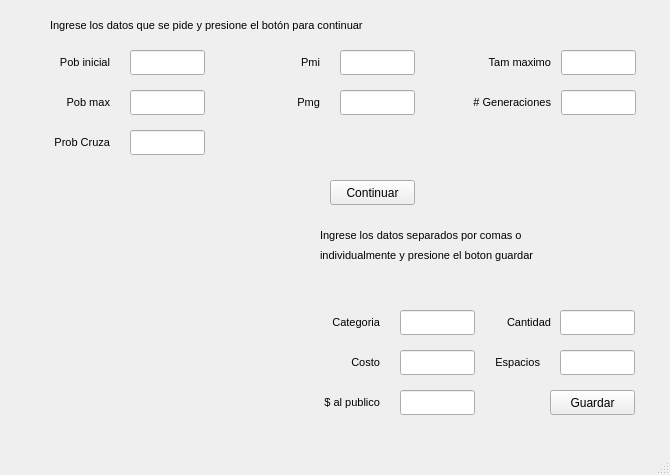
<?xml version="1.0" encoding="UTF-8"?>
<ui version="4.0">
 <class>MainWindow</class>
 <widget class="QMainWindow" name="MainWindow">
  <property name="geometry">
   <rect>
    <x>0</x>
    <y>0</y>
    <width>670</width>
    <height>475</height>
   </rect>
  </property>
  <property name="windowTitle">
   <string>Genético</string>
  </property>
  <property name="autoFillBackground">
   <bool>true</bool>
  </property>
  <widget class="QWidget" name="centralwidget">
   <widget class="QLabel" name="label">
    <property name="geometry">
     <rect>
      <x>-10</x>
      <y>50</y>
      <width>120</width>
      <height>25</height>
     </rect>
    </property>
    <property name="font">
     <font>
      <pointsize>8</pointsize>
     </font>
    </property>
    <property name="layoutDirection">
     <enum>Qt::LeftToRight</enum>
    </property>
    <property name="text">
     <string>Pob inicial</string>
    </property>
    <property name="alignment">
     <set>Qt::AlignRight|Qt::AlignTrailing|Qt::AlignVCenter</set>
    </property>
   </widget>
   <widget class="QLineEdit" name="poblacion_i">
    <property name="geometry">
     <rect>
      <x>130</x>
      <y>50</y>
      <width>75</width>
      <height>25</height>
     </rect>
    </property>
    <property name="font">
     <font>
      <pointsize>9</pointsize>
     </font>
    </property>
   </widget>
   <widget class="QLabel" name="label_2">
    <property name="geometry">
     <rect>
      <x>-10</x>
      <y>90</y>
      <width>120</width>
      <height>25</height>
     </rect>
    </property>
    <property name="font">
     <font>
      <pointsize>8</pointsize>
     </font>
    </property>
    <property name="layoutDirection">
     <enum>Qt::LeftToRight</enum>
    </property>
    <property name="text">
     <string>Pob max</string>
    </property>
    <property name="alignment">
     <set>Qt::AlignRight|Qt::AlignTrailing|Qt::AlignVCenter</set>
    </property>
   </widget>
   <widget class="QLineEdit" name="poblacion_m">
    <property name="geometry">
     <rect>
      <x>130</x>
      <y>90</y>
      <width>75</width>
      <height>25</height>
     </rect>
    </property>
    <property name="font">
     <font>
      <pointsize>9</pointsize>
     </font>
    </property>
   </widget>
   <widget class="QLabel" name="label_3">
    <property name="geometry">
     <rect>
      <x>-10</x>
      <y>130</y>
      <width>120</width>
      <height>25</height>
     </rect>
    </property>
    <property name="font">
     <font>
      <pointsize>8</pointsize>
     </font>
    </property>
    <property name="layoutDirection">
     <enum>Qt::LeftToRight</enum>
    </property>
    <property name="text">
     <string>Prob Cruza</string>
    </property>
    <property name="alignment">
     <set>Qt::AlignRight|Qt::AlignTrailing|Qt::AlignVCenter</set>
    </property>
   </widget>
   <widget class="QLineEdit" name="pcruza">
    <property name="geometry">
     <rect>
      <x>130</x>
      <y>130</y>
      <width>75</width>
      <height>25</height>
     </rect>
    </property>
    <property name="font">
     <font>
      <pointsize>9</pointsize>
     </font>
    </property>
   </widget>
   <widget class="QLineEdit" name="pmi">
    <property name="geometry">
     <rect>
      <x>340</x>
      <y>50</y>
      <width>75</width>
      <height>25</height>
     </rect>
    </property>
   </widget>
   <widget class="QLabel" name="label_5">
    <property name="geometry">
     <rect>
      <x>250</x>
      <y>50</y>
      <width>70</width>
      <height>25</height>
     </rect>
    </property>
    <property name="font">
     <font>
      <pointsize>8</pointsize>
     </font>
    </property>
    <property name="text">
     <string>Pmi</string>
    </property>
    <property name="alignment">
     <set>Qt::AlignRight|Qt::AlignTrailing|Qt::AlignVCenter</set>
    </property>
   </widget>
   <widget class="QLabel" name="label_6">
    <property name="geometry">
     <rect>
      <x>250</x>
      <y>90</y>
      <width>70</width>
      <height>25</height>
     </rect>
    </property>
    <property name="font">
     <font>
      <pointsize>8</pointsize>
     </font>
    </property>
    <property name="text">
     <string>Pmg</string>
    </property>
    <property name="alignment">
     <set>Qt::AlignRight|Qt::AlignTrailing|Qt::AlignVCenter</set>
    </property>
   </widget>
   <widget class="QLineEdit" name="pmg">
    <property name="geometry">
     <rect>
      <x>340</x>
      <y>90</y>
      <width>75</width>
      <height>25</height>
     </rect>
    </property>
   </widget>
   <widget class="QLabel" name="label_4">
    <property name="geometry">
     <rect>
      <x>50</x>
      <y>10</y>
      <width>591</width>
      <height>31</height>
     </rect>
    </property>
    <property name="maximumSize">
     <size>
      <width>16777215</width>
      <height>16777215</height>
     </size>
    </property>
    <property name="sizeIncrement">
     <size>
      <width>2</width>
      <height>0</height>
     </size>
    </property>
    <property name="font">
     <font>
      <pointsize>8</pointsize>
     </font>
    </property>
    <property name="text">
     <string>Ingrese los datos que se pide y presione el botón para continuar </string>
    </property>
   </widget>
   <widget class="QPushButton" name="btn_ok">
    <property name="geometry">
     <rect>
      <x>330</x>
      <y>180</y>
      <width>85</width>
      <height>25</height>
     </rect>
    </property>
    <property name="text">
     <string>Continuar</string>
    </property>
   </widget>
   <widget class="QLabel" name="estado">
    <property name="geometry">
     <rect>
      <x>20</x>
      <y>250</y>
      <width>921</width>
      <height>21</height>
     </rect>
    </property>
    <property name="font">
     <font>
      <pointsize>9</pointsize>
     </font>
    </property>
    <property name="text">
     <string/>
    </property>
   </widget>
   <widget class="QLabel" name="estado2">
    <property name="geometry">
     <rect>
      <x>30</x>
      <y>390</y>
      <width>651</width>
      <height>25</height>
     </rect>
    </property>
    <property name="text">
     <string/>
    </property>
   </widget>
   <widget class="QLabel" name="label_12">
    <property name="geometry">
     <rect>
      <x>430</x>
      <y>90</y>
      <width>121</width>
      <height>25</height>
     </rect>
    </property>
    <property name="font">
     <font>
      <pointsize>8</pointsize>
     </font>
    </property>
    <property name="text">
     <string># Generaciones</string>
    </property>
    <property name="alignment">
     <set>Qt::AlignRight|Qt::AlignTrailing|Qt::AlignVCenter</set>
    </property>
   </widget>
   <widget class="QLineEdit" name="generaciones">
    <property name="geometry">
     <rect>
      <x>561</x>
      <y>90</y>
      <width>75</width>
      <height>25</height>
     </rect>
    </property>
    <property name="text">
     <string/>
    </property>
   </widget>
   <widget class="QLabel" name="label_13">
    <property name="geometry">
     <rect>
      <x>320</x>
      <y>220</y>
      <width>591</width>
      <height>31</height>
     </rect>
    </property>
    <property name="maximumSize">
     <size>
      <width>16777215</width>
      <height>16777215</height>
     </size>
    </property>
    <property name="sizeIncrement">
     <size>
      <width>2</width>
      <height>0</height>
     </size>
    </property>
    <property name="font">
     <font>
      <pointsize>8</pointsize>
     </font>
    </property>
    <property name="text">
     <string>Ingrese los datos separados por comas o </string>
    </property>
   </widget>
   <widget class="QLineEdit" name="tipo_caja">
    <property name="geometry">
     <rect>
      <x>400</x>
      <y>310</y>
      <width>75</width>
      <height>25</height>
     </rect>
    </property>
    <property name="font">
     <font>
      <pointsize>9</pointsize>
     </font>
    </property>
   </widget>
   <widget class="QLabel" name="label_14">
    <property name="geometry">
     <rect>
      <x>260</x>
      <y>310</y>
      <width>120</width>
      <height>25</height>
     </rect>
    </property>
    <property name="font">
     <font>
      <pointsize>8</pointsize>
     </font>
    </property>
    <property name="layoutDirection">
     <enum>Qt::LeftToRight</enum>
    </property>
    <property name="text">
     <string>Categoria</string>
    </property>
    <property name="alignment">
     <set>Qt::AlignRight|Qt::AlignTrailing|Qt::AlignVCenter</set>
    </property>
   </widget>
   <widget class="QLabel" name="label_15">
    <property name="geometry">
     <rect>
      <x>260</x>
      <y>350</y>
      <width>120</width>
      <height>25</height>
     </rect>
    </property>
    <property name="font">
     <font>
      <pointsize>8</pointsize>
     </font>
    </property>
    <property name="layoutDirection">
     <enum>Qt::LeftToRight</enum>
    </property>
    <property name="text">
     <string>Costo</string>
    </property>
    <property name="alignment">
     <set>Qt::AlignRight|Qt::AlignTrailing|Qt::AlignVCenter</set>
    </property>
   </widget>
   <widget class="QLineEdit" name="costo">
    <property name="geometry">
     <rect>
      <x>400</x>
      <y>350</y>
      <width>75</width>
      <height>25</height>
     </rect>
    </property>
    <property name="font">
     <font>
      <pointsize>9</pointsize>
     </font>
    </property>
    <property name="text">
     <string/>
    </property>
   </widget>
   <widget class="QLabel" name="label_16">
    <property name="geometry">
     <rect>
      <x>260</x>
      <y>390</y>
      <width>120</width>
      <height>25</height>
     </rect>
    </property>
    <property name="font">
     <font>
      <pointsize>8</pointsize>
     </font>
    </property>
    <property name="layoutDirection">
     <enum>Qt::LeftToRight</enum>
    </property>
    <property name="text">
     <string>$ al publico</string>
    </property>
    <property name="alignment">
     <set>Qt::AlignRight|Qt::AlignTrailing|Qt::AlignVCenter</set>
    </property>
   </widget>
   <widget class="QLineEdit" name="precio_publico">
    <property name="geometry">
     <rect>
      <x>400</x>
      <y>390</y>
      <width>75</width>
      <height>25</height>
     </rect>
    </property>
    <property name="font">
     <font>
      <pointsize>9</pointsize>
     </font>
    </property>
    <property name="text">
     <string/>
    </property>
   </widget>
   <widget class="QLabel" name="label_17">
    <property name="geometry">
     <rect>
      <x>420</x>
      <y>350</y>
      <width>120</width>
      <height>25</height>
     </rect>
    </property>
    <property name="font">
     <font>
      <pointsize>8</pointsize>
     </font>
    </property>
    <property name="layoutDirection">
     <enum>Qt::LeftToRight</enum>
    </property>
    <property name="text">
     <string>Espacios</string>
    </property>
    <property name="alignment">
     <set>Qt::AlignRight|Qt::AlignTrailing|Qt::AlignVCenter</set>
    </property>
   </widget>
   <widget class="QLineEdit" name="espacio">
    <property name="geometry">
     <rect>
      <x>560</x>
      <y>350</y>
      <width>75</width>
      <height>25</height>
     </rect>
    </property>
    <property name="font">
     <font>
      <pointsize>9</pointsize>
     </font>
    </property>
    <property name="text">
     <string/>
    </property>
   </widget>
   <widget class="QLineEdit" name="espacio_maximo">
    <property name="geometry">
     <rect>
      <x>561</x>
      <y>50</y>
      <width>75</width>
      <height>25</height>
     </rect>
    </property>
   </widget>
   <widget class="QLabel" name="label_7">
    <property name="geometry">
     <rect>
      <x>450</x>
      <y>50</y>
      <width>101</width>
      <height>25</height>
     </rect>
    </property>
    <property name="font">
     <font>
      <pointsize>8</pointsize>
     </font>
    </property>
    <property name="text">
     <string>Tam maximo</string>
    </property>
    <property name="alignment">
     <set>Qt::AlignRight|Qt::AlignTrailing|Qt::AlignVCenter</set>
    </property>
   </widget>
   <widget class="QPushButton" name="guardar_valores">
    <property name="geometry">
     <rect>
      <x>550</x>
      <y>390</y>
      <width>85</width>
      <height>25</height>
     </rect>
    </property>
    <property name="text">
     <string>Guardar</string>
    </property>
   </widget>
   <widget class="QLabel" name="label_18">
    <property name="geometry">
     <rect>
      <x>320</x>
      <y>240</y>
      <width>591</width>
      <height>31</height>
     </rect>
    </property>
    <property name="maximumSize">
     <size>
      <width>16777215</width>
      <height>16777215</height>
     </size>
    </property>
    <property name="sizeIncrement">
     <size>
      <width>2</width>
      <height>0</height>
     </size>
    </property>
    <property name="font">
     <font>
      <pointsize>8</pointsize>
     </font>
    </property>
    <property name="text">
     <string>individualmente y presione el boton guardar</string>
    </property>
   </widget>
   <widget class="QLabel" name="label_19">
    <property name="geometry">
     <rect>
      <x>430</x>
      <y>310</y>
      <width>121</width>
      <height>25</height>
     </rect>
    </property>
    <property name="font">
     <font>
      <pointsize>8</pointsize>
     </font>
    </property>
    <property name="text">
     <string>Cantidad</string>
    </property>
    <property name="alignment">
     <set>Qt::AlignRight|Qt::AlignTrailing|Qt::AlignVCenter</set>
    </property>
   </widget>
   <widget class="QLineEdit" name="cantidad_cajas">
    <property name="geometry">
     <rect>
      <x>560</x>
      <y>310</y>
      <width>75</width>
      <height>25</height>
     </rect>
    </property>
    <property name="text">
     <string/>
    </property>
   </widget>
  </widget>
  <widget class="QMenuBar" name="menubar">
   <property name="geometry">
    <rect>
     <x>0</x>
     <y>0</y>
     <width>670</width>
     <height>22</height>
    </rect>
   </property>
  </widget>
  <widget class="QStatusBar" name="statusbar"/>
 </widget>
 <resources/>
 <connections/>
</ui>
